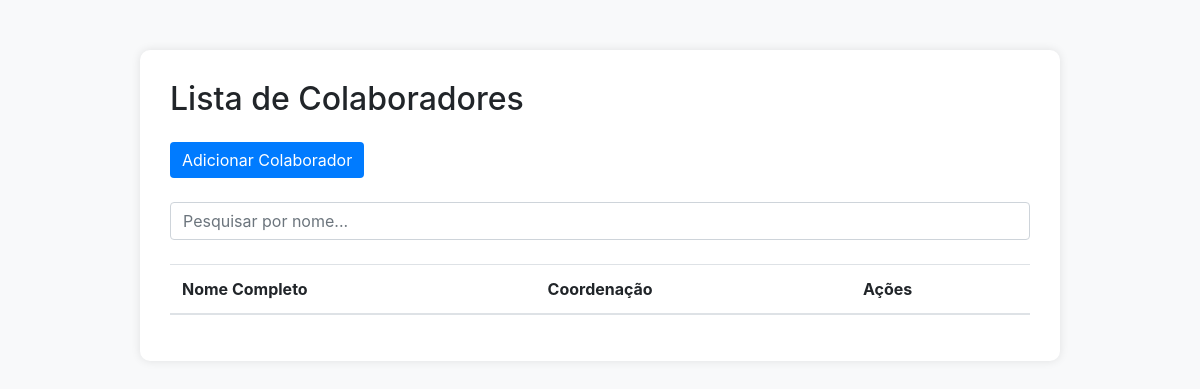
Page /colaborador/ on the earlier database version.
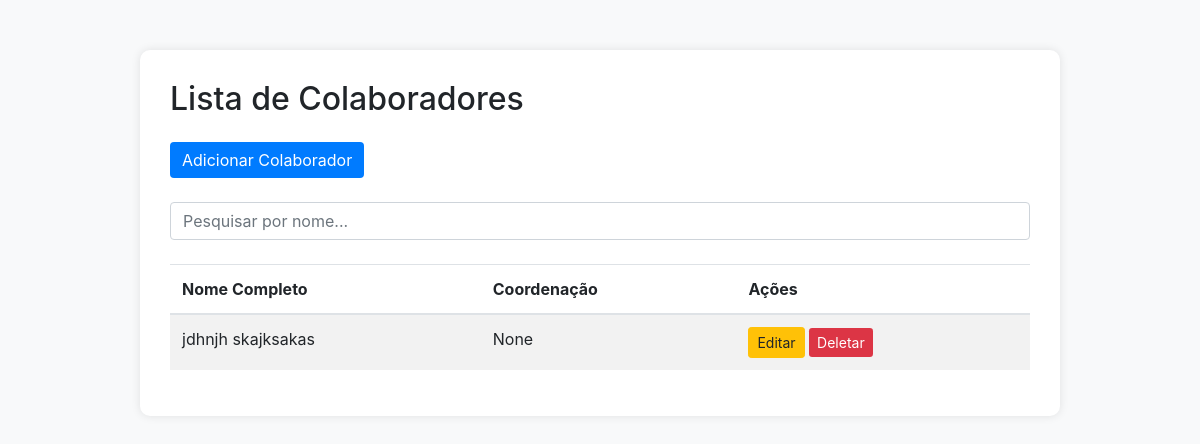
Same page on the later database version.
### contract/models.py (models this page shows, shortened)
class Colaborador(models.Model):
    nome_completo = models.CharField(max_length=100, null=True)
    mat = models.IntegerField(null=True, blank=True,verbose_name='Matrícula')
    direcao = models.ForeignKey(Direcao, on_delete=models.SET_NULL, related_name='colaboradores', null=True, blank=True)
    gerencia = models.ForeignKey(Gerencia, on_delete=models.SET_NULL, related_name='colaboradores', null=True, blank=True)
    coordenacao = models.ForeignKey(Coordenacao, on_delete=models.SET_NULL, related_name='colaboradores', null=True, blank=True)
    ramal = models.CharField(max_length=4,null=True, blank=True)
    email = models.EmailField(max_length=50,null=True, blank=True)
    class Meta:
        verbose_name = 'Colaborador'
        verbose_name_plural = 'Colaboradores'

### contract/views.py (the view)
# urls.py: path('', ColaboradorListView.as_view(), name='colaborador_list'),
class ColaboradorListView(ListView):
    model = Colaborador
    template_name = 'colaborador_list.html'
    context_object_name = 'colaboradores'

### contract/templates/colaborador_list.html (shortened to what this page needs)
<!DOCTYPE html>
<html lang="en">
<head>
    <link href="https://stackpath.bootstrapcdn.com/bootstrap/4.5.2/css/bootstrap.min.css" rel="stylesheet">
</head>
<body>
<div class="container">
    <div class="row justify-content-center">
        <div class="col-md-10">
            <div class="table-container">
                <h2 class="mb-4">Lista de Colaboradores</h2>
                <div class="mb-4">
                    <a href="{% url 'colaborador_create' %}" class="btn btn-primary">Adicionar Colaborador</a>
                </div>
                <div class="mb-4">
                    <input type="text" id="searchInput" class="form-control" placeholder="Pesquisar por nome...">
                </div>
                <table class="table table-striped">
                    <thead>
                        <tr>
                            <th>Nome Completo</th>
                            <th>Coordenação</th>
                            <th>Ações</th>
                        </tr>
                    </thead>
                    <tbody id="colaboradorTable">
                        {% for colaborador in colaboradores %}
                        <tr>
                            <td>{{ colaborador.nome_completo }}</td>
                            <td>{{ colaborador.coordenacao }}</td>
                            <td>
                                <a href="{% url 'colaborador_update' colaborador.pk %}" class="btn btn-warning btn-sm">Editar</a>
                                <a href="{% url 'colaborador_delete' colaborador.pk %}" class="btn btn-danger btn-sm">Deletar</a>
                            </td>
                        </tr>
                        {% endfor %}
                    </tbody>
                </table>
            </div>
        </div>
    </div>
</div>
</body>
</html>

Differences in the rows shown:
added Colaborador: nome_completo "jdhnjh skajksakas", coordenacao "None"
